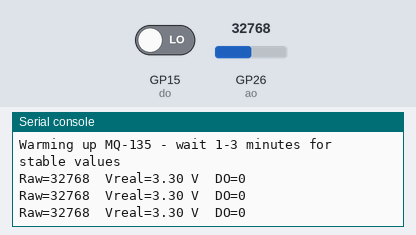
Recording of a program running on a simulated Raspberry Pi Pico running MicroPython. Parts: the last lines printed to the serial console. Inputs (shaded band) come from the test bench; at power-on: GP26 (ao) = 32768, GP15 (do) LOW (analog values on the 0–65535 scale).

Above: at 1.2 s.
1.3 s: GP26 (ao) set to 7864
At 1.9 s:
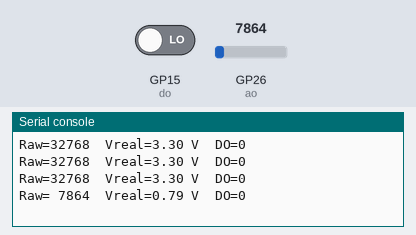
3.0 s: GP26 (ao) set to 0
At 3.4 s:
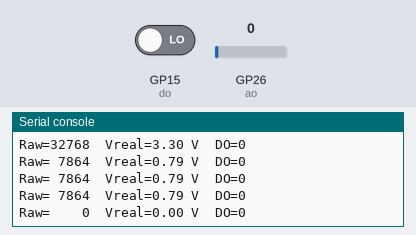
4.5 s: GP15 (do) driven HIGH
At 4.9 s:
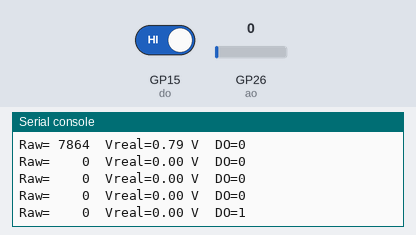

The program:

example.py
```python
# Runs on a Raspberry Pi Pico with MicroPython: reads AO via ADC0 (accounting for a 2:1 voltage divider), reads DO on GP15, and prints the raw ADC value, reconstructed sensor voltage, and DO state repeatedly.
#
# Buy this module: https://shillehtek.com/products/mq-135-air-quality-hazardous-gas-sensor-module-for-arduino
# Full manual: https://shillehtek.com/blogs/shillehtek-product-manuals/mq-135-air-quality-hazardous-gas-sensor-module-for-arduino-manual
# More examples: https://github.com/shillehbean/shillehtek-examples
#

# MQ-135 on Raspberry Pi Pico (MicroPython)
# AO -> 2:1 divider -> GP26 (ADC0); DO -> GP15

from machine import ADC, Pin
import time

ao = ADC(26)
do = Pin(15, Pin.IN)

print("Warming up MQ-135 - wait 1-3 minutes for stable values")

while True:
    raw = ao.read_u16()              # 0 - 65535
    v_pin  = raw * 3.3 / 65535       # voltage at the GPIO
    v_real = v_pin * 2               # un-divide the 2:1 divider
    print("Raw={:5d}  Vreal={:.2f} V  DO={}".format(raw, v_real, do.value()))
    time.sleep(0.5)
```

Measured:
- after the input at 1.3 s, the serial console: prints a new line after 0.20 s (image 1)
- after the input at 3.0 s, the serial console: prints a new line at once (image 2)
- after the input at 4.5 s, the serial console: prints a new line at once (image 3)
